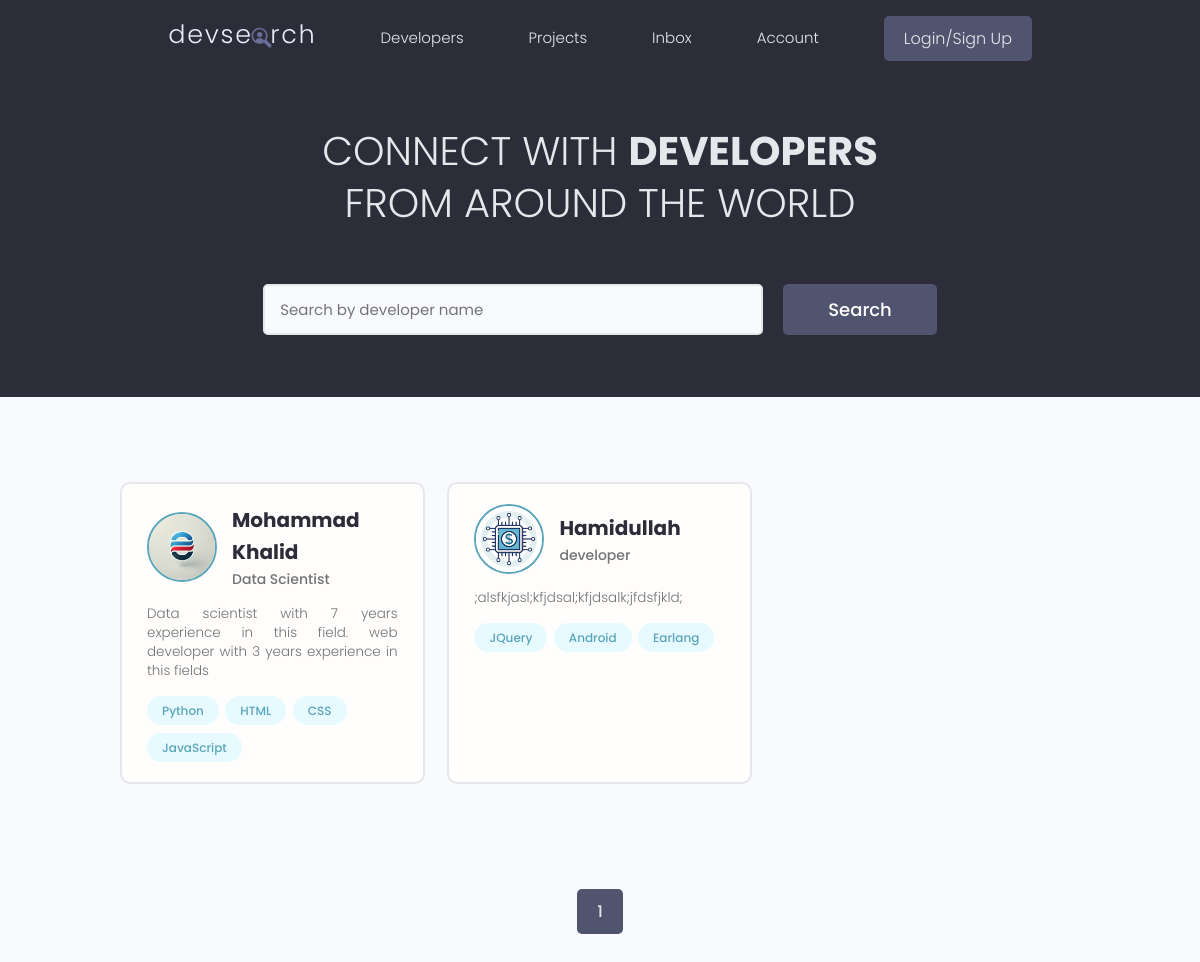
The page / on the database its author committed.
### users/models.py (models this page shows, shortened)
class Profile(models.Model):
    user = models.OneToOneField(User, on_delete=models.CASCADE, null=True, blank=True)
    name = models.CharField(max_length=200, null=True, blank=True)
    email = models.EmailField(max_length=400, null=True, blank=True)
    username = models.CharField(max_length=200, null=True, blank=True)
    location = models.CharField(max_length=200, null=True, blank=True)
    short_intro = models.CharField(max_length=200, null=True, blank=True)
    bio = models.TextField(blank=True, null=True)
    profile_image = models.ImageField(null=True, blank=True, upload_to='profiles/', default='profiles/user-default.png')
    social_github = models.CharField(max_length=200, null=True, blank=True)
    social_facebook = models.CharField(max_length=200, null=True, blank=True)
    social_linkedin = models.CharField(max_length=200, null=True, blank=True)
    Website = models.CharField(max_length=200, null=True, blank=True)
    created = models.DateTimeField(auto_now_add=True)
    id = models.UUIDField(default=uuid.uuid4, unique=True, primary_key=True, editable=False)

class Skills(models.Model):
    owner = models.ForeignKey(Profile, on_delete=models.SET_NULL, null=True, blank=True)
    name = models.CharField(max_length=100, null=True, blank=True)
    description = models.TextField(null=True, blank=True)
    created = models.DateTimeField(auto_now_add=True)
    id = models.UUIDField(default=uuid.uuid4, unique=True, primary_key=True, editable=False)
    def __str__(self):
        return self.name

### users/views.py (the view)
# urls.py: path('',views.profiles, name="profiles"),
def profiles(request):
    profiles, search_query = searchProfile(request)
    custom_range, profiles = paginateProfiles(request, profiles, 6)
    context = {'profiles':profiles, 'search_query':search_query, 'custom_range':custom_range}
    return render(request, 'users/profiles.html', context)

### users/utils.py (called while the page is built)
def paginateProfiles(request, profiles, result):
    page = request.GET.get('page')
    paginator = Paginator(profiles, result)
    try:
        profiles = paginator.page(page)
    except PageNotAnInteger:
        page = 1
        profiles = paginator.page(page)
    except EmptyPage:
        page = paginator.num_pages
        profiles = paginator.page(page)
    leftIndex = (int(page) - 4)
    rightIndex = (int(page) + 5)
    if leftIndex < 1:
        leftIndex = 1
    if rightIndex > paginator.num_pages:
        rightIndex = paginator.num_pages + 1
    custom_range = range(leftIndex, rightIndex)
    return custom_range, profiles

def searchProfile(request):
    search_query = ''
    if request.GET.get('search_query'):
        search_query = request.GET.get('search_query')
    skills = Skills.objects.filter(
        Q(name__icontains = search_query)
    )
    profiles = Profile.objects.distinct().filter(
        Q(name__icontains = search_query) |
        Q(short_intro__icontains = search_query) |
        Q(skills__in = skills)
    )
    return profiles, search_query

### users/templates/users/profiles.html (shortened to what this page needs)
{% extends 'main.html' %}
{% block content %}
 <main class="home">
    <section class="hero-section text-center">
      <div class="container container--narrow">
        <div class="hero-section__box">
          <h2>CONNECT WITH <span>DEVELOPERS</span></h2>
          <h2>FROM AROUND THE WORLD</h2>
        </div>
        <div class="hero-section__search">
          <form class="form" action="#" method="get">
            <div class="form__field">
              <input class="input input--text" id="formInput#search" type="text" name="search_query"
                placeholder="Search by developer name" />
            </div>
            <input class="btn btn--sub btn--lg" type="submit" value="Search" />
          </form>
        </div>
      </div>
    </section>
    <section class="devlist">
      <div class="container">
        <div class="grid grid--three">
            {% for profile in profiles %}
          <div class="column card">
            <div class="dev">
              <a href="{% url 'user-profile' profile.id %}" class="card__body">
                <div class="dev__profile">
                  <img class="avatar avatar--md" src="{{profile.profile_image.url}}" alt="image" />
                  <div class="dev__meta">
                    <h3>{{profile.name}}</h3>
                    <h5>{{profile.short_intro}}</h5>
                  </div>
                </div>
                <p class="dev__info">
                 {{profile.bio|slice:"150"}}
                </p>
                <div class="dev__skills">
                {% for skill in profile.skills_set.all|slice:"5" %}
                  <span class="tag tag--pill tag--main">
                    <small>{{skill}}</small>
                  </span>
                  {% endfor %}
                </div>
              </a>
            </div>
          </div>
       {% endfor %}
        </div>
      </div>
    </section>
       {% include 'pagination.html' with queryset=profiles custom_range=custom_range %}
  </main>
{% endblock content%}

### static/styles/app.css (style rules this page uses)
:root { --color-sub: #2d2d39; }
.btn--sub { background-color: var(--color-sub-light); }
.card { border: 2px solid var(--color-light); }
img { width: 100%; }
.hero-section { height: 40vh; display: flex; align-items: center; background-color: var(--color-sub); }
.hero-section__box { margin-bottom: 4rem; }
.hero-section__box > h2, .hero-section__box > h2 > span { font-size: 4rem; color: var(--color-light); line-height: 1.3; text-transform: uppercase; }
.hero-section__box > h2 { font-weight: 300; }
.hero-section__box > h2 > span { font-weight: 700; }
.hero-section__search > .form { display: flex; align-items: center; justify-content: center; gap: 2rem; }
.hero-section__search > .form input.input--text { width: 50rem; }
.devlist { margin-top: 8rem; }
.devlist .grid { align-items: stretch; }
.devlist .dev .dev__profile { display: flex; align-items: center; gap: 1.5rem; }
.devlist .dev .dev__meta h3 { color: var(--color-sub); font-size: 2rem; font-weight: 700; }
.devlist .dev .dev__meta h5 { color: var(--color-text); font-size: 1.4rem; font-weight: 500; }
.devlist .dev .dev__info { margin: 1.5rem 0; font-size: 1.35rem; line-height: 1.4; text-align: justify; }

### static/uikit/styles/modules/_variables.css (style rules this page uses)
:root { --color-main: #5aa5b9; --color-main-light: #e6faff; --color-sub: #3f4156; --color-sub-light: #51546e; --color-sub-lighter: #ededfd; --color-text: #737373; --color-gray: #8b8b8b; --color-light: #e5e7eb; --color-light-gray: #767676; --color-bg: #f8fafd; --color-white: #fffefd; --color-white-light: #f3f3f3; --color-success: #359e64; --color-success-bg: #def8e8; --color-error: #fc4b0b; --color-error-bg: #fff2ee; --font-base: 'Poppins', arial, helvetica, 'Segoe UI', roboto, ubuntu, sans-serif; --font-monospace: 'Fira Code', 'Courier New', courier, monospace; --font-regular: 300; --font-medium: 500; --font-bold: 700; --generic-shadow: 1px 1px 5px #00000010; --generic-transition: all 0.3s ease-in-out; }

### static/uikit/styles/modules/_base.css (style rules this page uses)
* { margin: 0; padding: 0; box-sizing: border-box; text-rendering: optimizeLegibility; color: inherit; font-size: inherit; }
html { font-size: 50%; }
@media only screen and (min-width: 480px) { html { font-size: 56.25%; } }
@media only screen and (min-width: 1200px) { html { font-size: 62.5%; } }
body { line-height: 1.6; font-weight: 400; font-size: 1.5rem; color: var(--color-text); background-color: var(--color-bg); min-height: 100vh; }

### static/uikit/styles/modules/_typography.css (style rules this page uses)
* { font-family: var(--font-base); }
h2 { font-size: 3.6rem; font-weight: var(--font-bold); }
h3 { font-size: 3.2rem; font-weight: var(--font-medium); }
h5 { font-size: 2.4rem; font-weight: var(--font-medium); }
h5, h6 { font-weight: var(--font-regular); }
p, span, strong { font-size: 1.6rem; color: var(--color-text); font-weight: var(--font-regular); }
a { padding-bottom: 2px; text-decoration: none; display: inline-block; color: var(--color-main); font-weight: var(--font-medium); }

### static/uikit/styles/modules/_utilities.css (style rules this page uses)
.container { width: 92%; max-width: 165rem; margin: 0 auto; box-sizing: border-box; }
.container--narrow { width: 92%; max-width: 120rem; }
@media screen and (min-width: 1000px) { .container { width: 90%; } }
@media screen and (min-width: 1000px) { .container--narrow { width: 85%; } }
@media screen and (min-width: 1200px) { .container { width: 80%; } }
@media screen and (min-width: 1200px) { .container--narrow { width: 72%; } }
.text-center { text-align: center; }

### static/uikit/styles/modules/_avatar.css (style rules this page uses)
.avatar { border-radius: 50%; border: 2px solid var(--color-main); object-fit: cover; }
.avatar--md { height: 7rem; width: 7rem; }

### static/uikit/styles/modules/_button.css (style rules this page uses)
.btn { display: inline-block; position: relative; cursor: pointer; background-color: var(--color-light); font-weight: var(--font-medium); color: var(--color-sub); text-decoration: none; padding: 1rem 2rem; border-radius: 0.5rem; border: none; width: -webkit-fit-content; width: -moz-fit-content; width: fit-content; height: -webkit-fit-content; height: -moz-fit-content; height: fit-content; font-size: 1.6rem; outline-width: 0; outline-color: transparent; -webkit-backface-visibility: hidden; backface-visibility: hidden; transition: all 0.3s ease-in-out; }
.btn--sub { background-color: var(--color-sub); color: var(--color-white); }
.btn--lg { font-size: 1.8rem; padding: 1.2rem 4.5rem; }

### static/uikit/styles/modules/_card.css (style rules this page uses)
.card { border-radius: 1rem; background-color: var(--color-white); border: 1.5px solid var(--color-light); width: auto; height: auto; margin-top: 0.5rem; margin-bottom: 0.5rem; overflow: hidden; }
.card__body, .card__header { padding: 2rem 2.5rem; }

### rows shown on the page
Profile: profile_image (picture), name "Mohammad Khalid", short_intro "Data Scientist", bio "Data scientist with 7 years experience in this field. web developer with 3 years experience in this fields"
Skills: name "Python"
Skills: name "HTML"
Skills: name "CSS"
Skills: name "JavaScript"
Profile: profile_image (picture), name "Hamidullah", short_intro "developer", bio ";alsfkjasl;kfjdsal;kfjdsalk;jfdsfjkld;"
Skills: name "JQuery"
Skills: name "Android"
Skills: name "Earlang"

### other values the page prints
{{ page }} "1"
